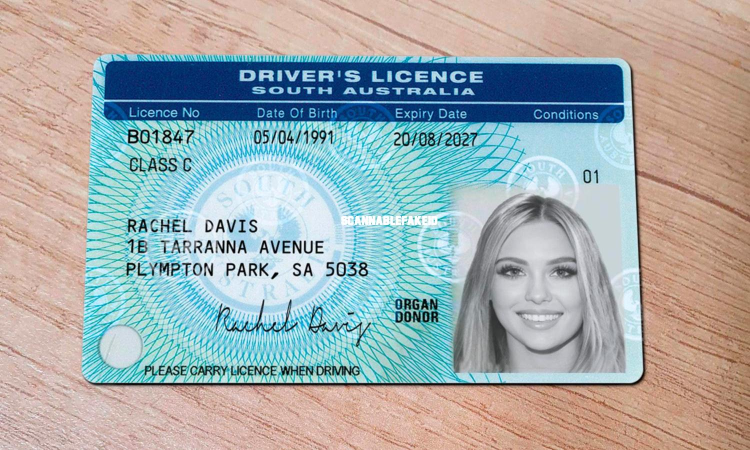
#> input picture data/sa_dl_1.jpeg, 1500 x 900 px (shown at 1/2 size)
$ python -i cropping.py   (imports and definitions only)
#> lines starting #> are read from the running program, lines starting #| are printed output that depends on the picture; after the words box and inside, x2 and y2 are one past the last pixel; in counts of white or black regions, pixels touching at a corner belong together
from skimage.filters import threshold_local
import numpy as np
import cv2
import imutils

def order_points(pts):
	# initialzie a list of coordinates that will be ordered
	# such that the first entry in the list is the top-left,
	# the second entry is the top-right, the third is the
	# bottom-right, and the fourth is the bottom-left
	rect = np.zeros((4, 2), dtype = "float32")
	# the top-left point will have the smallest sum, whereas
	# the bottom-right point will have the largest sum
	s = pts.sum(axis = 1)
	rect[0] = pts[np.argmin(s)]
	rect[2] = pts[np.argmax(s)]
	# now, compute the difference between the points, the
	# top-right point will have the smallest difference,
	# whereas the bottom-left will have the largest difference
	diff = np.diff(pts, axis = 1)
	rect[1] = pts[np.argmin(diff)]
	rect[3] = pts[np.argmax(diff)]
	# return the ordered coordinates
	return rect

def four_point_transform(image, pts):
	# obtain a consistent order of the points and unpack them
	# individually
	rect = order_points(pts)
	(tl, tr, br, bl) = rect
	# compute the width of the new image, which will be the
	# maximum distance between bottom-right and bottom-left
	# x-coordiates or the top-right and top-left x-coordinates
	widthA = np.sqrt(((br[0] - bl[0]) ** 2) + ((br[1] - bl[1]) ** 2))
	widthB = np.sqrt(((tr[0] - tl[0]) ** 2) + ((tr[1] - tl[1]) ** 2))
	maxWidth = max(int(widthA), int(widthB))
	# compute the height of the new image, which will be the
	# maximum distance between the top-right and bottom-right
	# y-coordinates or the top-left and bottom-left y-coordinates
	heightA = np.sqrt(((tr[0] - br[0]) ** 2) + ((tr[1] - br[1]) ** 2))
	heightB = np.sqrt(((tl[0] - bl[0]) ** 2) + ((tl[1] - bl[1]) ** 2))
	maxHeight = max(int(heightA), int(heightB))
	# now that we have the dimensions of the new image, construct
	# the set of destination points to obtain a "birds eye view",
	# (i.e. top-down view) of the image, again specifying points
	# in the top-left, top-right, bottom-right, and bottom-left
	# order
	dst = np.array([
		[0, 0],
		[maxWidth - 1, 0],
		[maxWidth - 1, maxHeight - 1],
		[0, maxHeight - 1]], dtype = "float32")
	# compute the perspective transform matrix and then apply it
	M = cv2.getPerspectiveTransform(rect, dst)
	warped = cv2.warpPerspective(image, M, (maxWidth, maxHeight))
	# return the warped image
	return warped

def preprocessing_image(img_path, error_threshold=500):
    # Read the image
#> called with img_path = 'data/sa_dl_1.jpeg', error_threshold = 500
    image = cv2.imread(img_path)
#> image is the input picture: shape (900, 1500, 3); mean B, G, R 172, 171.3, 162.8

    #compute the ratio of the old height to the new height, clone it and resize it
    ratio = image.shape[0] / 500.0
#> ratio = 1.8
    orig = image.copy()
    image = imutils.resize(image, height = 500)
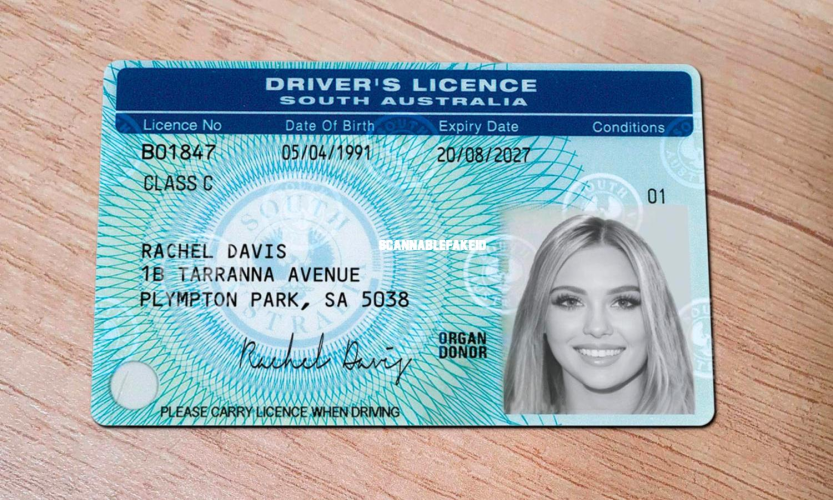
#> image: shape (500, 833, 3); mean B, G, R 172, 171.3, 162.8

    # convert the image to grayscale, blur it, and find edges
    # in the image
    gray = cv2.cvtColor(image, cv2.COLOR_BGR2GRAY)
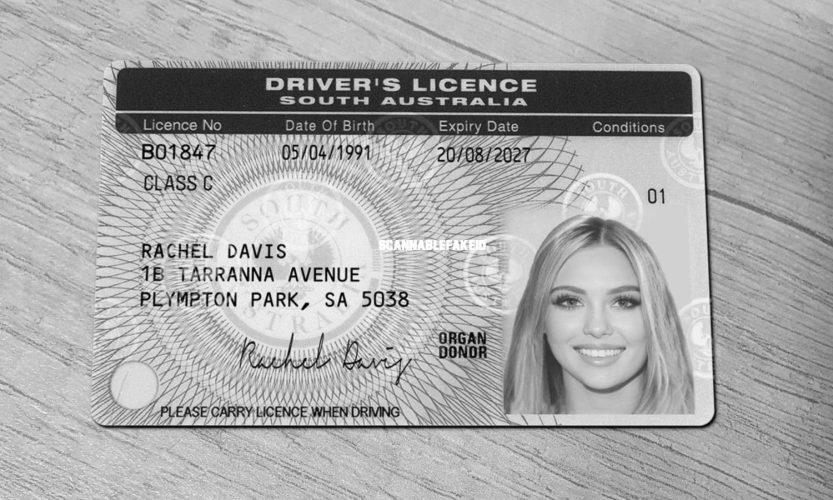
#> gray: shape (500, 833); min 2, max 254, mean 168.8
    gray = cv2.GaussianBlur(gray, (5, 5), 0)
    edged = cv2.Canny(gray, 75, 200)
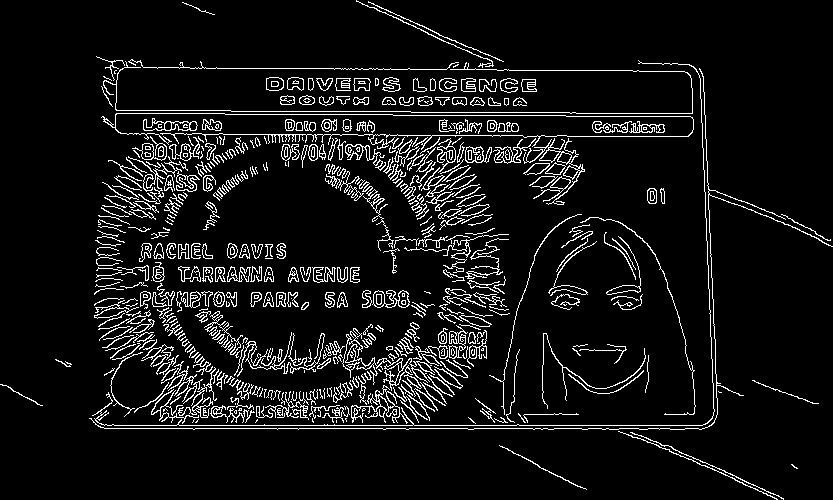
#> edged: shape (500, 833); 7.8% white in thin lines or dots

    '''
    # show the original image and the edge detected image
    print("STEP 1: Edge Detection")
    cv2.imshow("Image", image)
    cv2.imshow("Edged", edged)
    cv2.waitKey(0)
    cv2.destroyAllWindows()
    '''

    # find the contours in the edged image, keeping only the
    # largest ones, and initialize the screen contour
    cnts = cv2.findContours(edged.copy(), cv2.RETR_LIST, cv2.CHAIN_APPROX_SIMPLE)
#> cnts = 789 contours, 462 with area under 20; largest, box (x1, y1, x2, y2) and area: (523, 138, 585, 205) 452, (372, 290, 410, 308) 402, (143, 118, 198, 131) 400, (465, 146, 492, 163) 298, (345, 328, 435, 397) 282
    cnts = imutils.grab_contours(cnts)
    cnts = sorted(cnts, key = cv2.contourArea, reverse = True)[:5]
#> cnts = 5 contours; box (x1, y1, x2, y2) and area: (523, 138, 585, 205) 452, (372, 290, 410, 308) 402, (143, 118, 198, 131) 400, (465, 146, 492, 163) 298, (345, 328, 435, 397) 282

    # loop over the contours
    for c in cnts:
        # approximate the contour
        peri = cv2.arcLength(c, True)
        approx = cv2.approxPolyDP(c, 0.02 * peri, True)

        # if our approximated contour has four points, then we
        # can assume that we have found our screen
        if len(approx) == 4:
            screenCnt = approx
            break
#> this loop made 5 passes
#> (peri, screenCnt) on pass 5: (1238.2, [[350, 331], [373, 384], [434, 374], [346, 362]])
#> peri on passes 1 to 4: 704.7, 176.9, 164, 107.8

    if screenCnt is None:
        raise ValueError("Could not find a valid document contour.")
    '''
    # show the contour (outline) of the piece of paper
    print("STEP 2: Find contours of paper")
    cv2.drawContours(image, [screenCnt], -1, (0, 255, 0), 2)
    cv2.imshow("Outline", image)
    cv2.waitKey(0)
    cv2.destroyAllWindows()
    '''

    # apply the four point transform to obtain a top-down
    # view of the original image
    warped = four_point_transform(orig, screenCnt.reshape(4, 2) * ratio)
#> in order_points, `s = pts.sum(axis = 1)`: s = [1225.8, 1362.6, 1454.4, 1274.4]
#> in order_points, `diff = np.diff(pts, axis = 1)`: diff = [-34.2, 19.8, -108, 28.8]
#> in four_point_transform, `rect = order_points(pts)`: rect = [[630, 595.8], [781.2, 673.2], [781.2, 673.2], [622.8, 651.6]]
#> in four_point_transform, `(tl, tr, br, bl) = rect`: tl = [630, 595.8]; tr = [781.2, 673.2]; bl = [622.8, 651.6]
#> in four_point_transform, `widthA = np.sqrt(((br[0] - bl[0]) ** 2) + ((br[1] - bl[1]) ** 2))`: widthA = 159.9
#> in four_point_transform, `widthB = np.sqrt(((tr[0] - tl[0]) ** 2) + ((tr[1] - tl[1]) ** 2))`: widthB = 169.9
#> in four_point_transform, `maxWidth = max(int(widthA), int(widthB))`: maxWidth = 169
#> in four_point_transform, `heightA = np.sqrt(((tr[0] - br[0]) ** 2) + ((tr[1] - br[1]) ** 2))`: heightA = 0
#> in four_point_transform, `heightB = np.sqrt(((tl[0] - bl[0]) ** 2) + ((tl[1] - bl[1]) ** 2))`: heightB = 56.26
#> in four_point_transform, `maxHeight = max(int(heightA), int(heightB))`: maxHeight = 56
#> in four_point_transform, `dst = np.array([ [0, 0], [maxWidth - 1, 0], [maxWidth - 1, maxHeight -..`: dst = [[0, 0], [168, 0], [168, 55], [0, 55]]
#> in four_point_transform, `M = cv2.getPerspectiveTransform(rect, dst)`: M = [[-1.45e-09, -1.88e-10, 1.03e-06], [-0.00187, 0.00366, -1], [-2.48e-05, -9.67e-07, 0.0201]]
#> in four_point_transform, `warped = cv2.warpPerspective(image, M, (maxWidth, maxHeight))`:
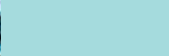
#> warped: shape (56, 169, 3); mean B, G, R 220.5, 218.5, 164.5
    return warped


    '''
    # show the original and scanned images
    print("STEP 3: Apply perspective transform")
    cv2.imshow("Original", imutils.resize(orig, height = 650))
    cv2.imshow("Scanned", imutils.resize(warped, height = 650))
    cv2.waitKey(0)
    '''
'''
def main():
    preprocessing_image('/Users/minhv/OneDrive - University of Wollongong/Documents/CSIT321/Paddle_OCR/test/12images.jpg', error_threshold=500)

if __name__ == '__main__':
    main()
'''

>>> result = preprocessing_image('data/sa_dl_1.jpeg')
